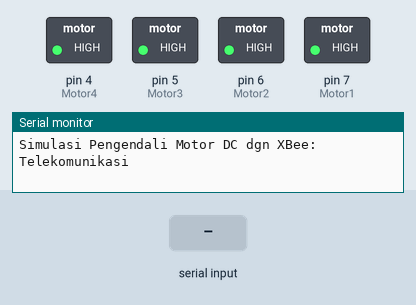
This sketch was run on a simulated Arduino Uno, built with avr-gcc and run on an emulated ATmega328P. Parts: switched loads named in the sketch (green lamp = pin HIGH), the last lines printed to the serial monitor. The inputs (shaded band) are chosen by the test bench.

Above: at 1.2 s.
1.3 s: "1" received over Serial
At 2.3 s:
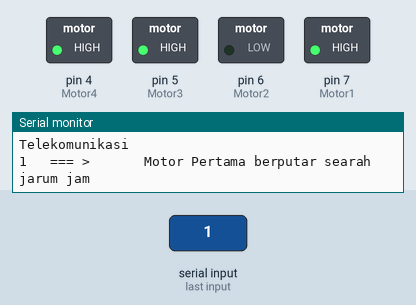
2.8 s: "2" received over Serial
At 3.6 s:
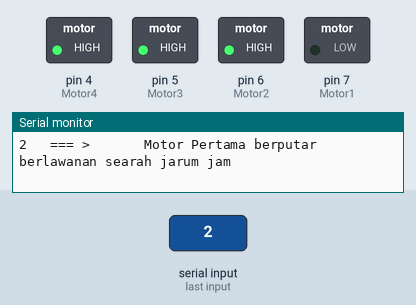
4.3 s: "3" received over Serial
At 4.6 s:
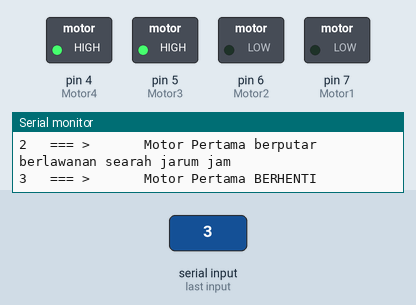
5.8 s: "4" received over Serial
At 6.9 s:
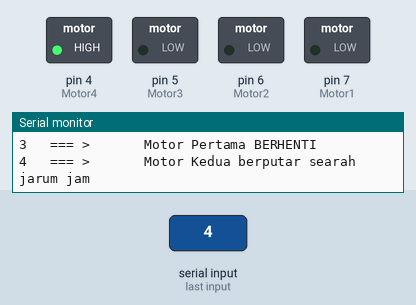
7.3 s: "5" received over Serial
At 8.2 s:
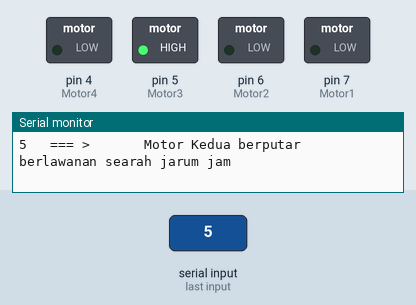
8.8 s: "6" received over Serial
At 9.2 s:
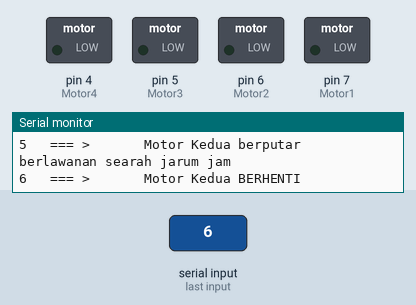
Timing chart, 0 to 11.3 s (numbered marks = the images above; inputs shaded):
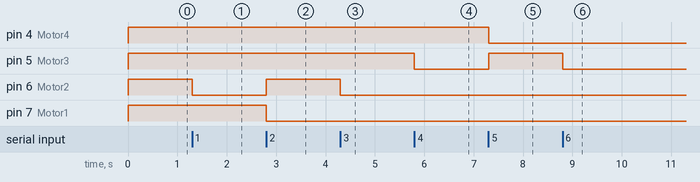

The sketch:

Sketch_Penerima_XBee.ino
```cpp
int Motor1 = 7;
int Motor2 = 6;
int Motor3 = 5;
int Motor4 = 4;
int DataCheck = 0;

void setup() {
  Serial.begin(9600);
  pinMode(Motor1, OUTPUT);
  pinMode(Motor2, OUTPUT);
  pinMode(Motor3, OUTPUT);
  pinMode(Motor4, OUTPUT);

  digitalWrite(Motor1, HIGH);
  digitalWrite(Motor2, HIGH);
  digitalWrite(Motor3, HIGH);
  digitalWrite(Motor4, HIGH);
  Serial.println("Simulasi Pengendali Motor DC dgn XBee:");
  Serial.println();
  Serial.println("Telekomunikasi");
  Serial.println();
  Serial.println();
  Serial.println();
}

void loop() {
  if(Serial.available())
  {char data = Serial.read();
  Serial.print(data);
  Serial.print("   === >       ");

  if(data == '1') {DataCheck = 1; digitalWrite(Motor2, LOW); digitalWrite(Motor1, HIGH); Serial.println("Motor Pertama berputar searah jarum jam");}
  if(data == '2') {DataCheck = 1; digitalWrite(Motor1, LOW); digitalWrite(Motor2, HIGH); Serial.println("Motor Pertama berputar berlawanan searah jarum jam");}
  if(data == '3') {DataCheck = 1; digitalWrite(Motor1, LOW); digitalWrite(Motor2, LOW); Serial.println("Motor Pertama BERHENTI");}
  if(data == '4') {DataCheck = 1; digitalWrite(Motor3, LOW); digitalWrite(Motor4, HIGH); Serial.println("Motor Kedua berputar searah jarum jam");}
  if(data == '5') {DataCheck = 1; digitalWrite(Motor4, LOW); digitalWrite(Motor3, HIGH); Serial.println("Motor Kedua berputar berlawanan searah jarum jam");}
  if(data == '6') {DataCheck = 1; digitalWrite(Motor3, LOW); digitalWrite(Motor4, LOW); Serial.println("Motor Kedua BERHENTI");}
  if(DataCheck == 0) {Serial.println("Perintah Salah. Silahkan Ulangi !!! ");}
  Serial.println();
  DataCheck = 0;
  }
}
```

Measured:
- after the input at 1.3 s, pin 6 (Motor2): HIGH → LOW at once
- after the input at 2.8 s, pin 6 (Motor2): LOW → HIGH at once; pin 7 (Motor1): HIGH → LOW at once
- after the input at 4.3 s, pin 6 (Motor2): HIGH → LOW at once
- after the input at 5.8 s, pin 5 (Motor3): HIGH → LOW at once
- after the input at 7.3 s, pin 4 (Motor4): HIGH → LOW at once; pin 5 (Motor3): LOW → HIGH at once
- after the input at 8.8 s, pin 5 (Motor3): HIGH → LOW at once
